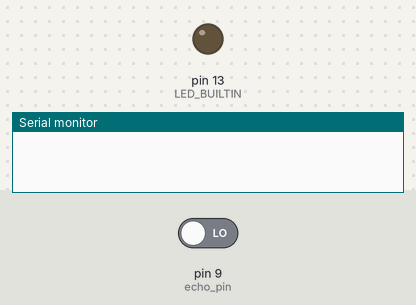
The sketch below on a simulated Arduino Uno, built for the host (arithmetic inside an expression is 32-bit, double 64-bit). Shown: output pins drawn as LEDs (lit = HIGH), the last lines printed to the serial monitor. The test bench sets the inputs (shaded band); at power-on: pin 9 (echo_pin) LOW. WiFi joins after 1.5 s; servers stay silent unless stated; no MQTT or app messages arrive unless stated; not simulated (calls return 0 or success): arduino_secrets.h; pins used as bus, display or sensor lines are not drawn.

Above: at 0.0 s.
At 1.6 s:
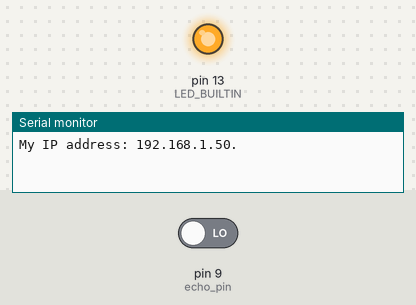
Timing chart, 0 to 4.1 s (numbered marks = the images above):
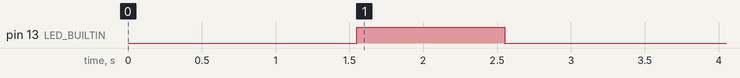

Measured:
- by itself, pin 13 (LED_BUILTIN): LOW → HIGH at 1.6 s, → LOW 1.0 s later

The sketch:

sonic.ino
```cpp
#include <Ethernet.h>
#include <ArduinoMqttClient.h>

#include "arduino_secrets.h"

byte mac[] = { 0x90, 0xA2, 0xDA, 0x10, 0xCC, 0xB8 };

EthernetClient net;
MqttClient mqttClient(net);

const char mqtt_topic_duration[] = MQTT_TOPIC_DURATION;
const char mqtt_topic_distance[] = MQTT_TOPIC_DISTANCE;
const int mqtt_port = 1883;
const int echo_pin = 9;
const int trig_pin = 8;
unsigned int mqtt_counter = 0;

void printIPAddress() {
  Serial.print(F("My IP address: "));
  for (byte thisByte = 0; thisByte < 4; thisByte++) {
    Serial.print(Ethernet.localIP()[thisByte], DEC);
    Serial.print(".");
  }
  Serial.println();
}

void initEthernet() {
  while (Ethernet.begin(mac) != 1) {
    Serial.println(F("Failed to configure Ethernet using DHCP"));
    Serial.println(F("Trying again..."));
    delay(15000);
  }
  printIPAddress();
}

void renewEthernet() {
  switch (Ethernet.maintain())
  {
    case 1:
      Serial.println(F("Error: renewed fail"));
      break;

    case 2:
      Serial.println(F("Renewed success"));
      printIPAddress();
      break;

    case 3:
      Serial.println(F("Error: rebind fail"));
      break;

    case 4:
      Serial.println(F("Rebind success"));
      printIPAddress();
      break;

    default:
      //nothing happened
      break;

  }
}

void initMqtt() {
  mqttClient.setUsernamePassword(MQTT_USERNAME, MQTT_PASSWORD);
}

void renewMqtt() {
  while (mqttClient.connect(MQTT_BROKER, mqtt_port) != 1) {
    Serial.println(F("Failed to connect to MQTT broker"));
    Serial.println(F("Trying again..."));
    delay(1000);
  }
}

void setup() {
  Serial.begin(9600);
  initEthernet();
  initMqtt();
  pinMode(trig_pin, OUTPUT);
  pinMode(echo_pin, INPUT);
  pinMode(LED_BUILTIN, OUTPUT);
}

void loop() {

  renewEthernet();
  renewMqtt();

  digitalWrite (trig_pin, LOW);
  digitalWrite (trig_pin, HIGH);
  delayMicroseconds (10);

  digitalWrite(LED_BUILTIN, HIGH);
  float duration = pulseIn (echo_pin, HIGH);
  digitalWrite(LED_BUILTIN, LOW);

  if (duration > 0.0) {
    Serial.println (duration);
    mqttClient.beginMessage(mqtt_topic_duration);
    mqttClient.print(duration);
    mqttClient.endMessage();

    float distance = duration / 58;
    Serial.println (distance);
    mqttClient.beginMessage(mqtt_topic_distance);
    mqttClient.print(distance);
    mqttClient.endMessage();
  }

  Serial.print(F("MQTT Counter: "));
  Serial.println(mqtt_counter);
  mqtt_counter++;

  delay (300000);
}
```
